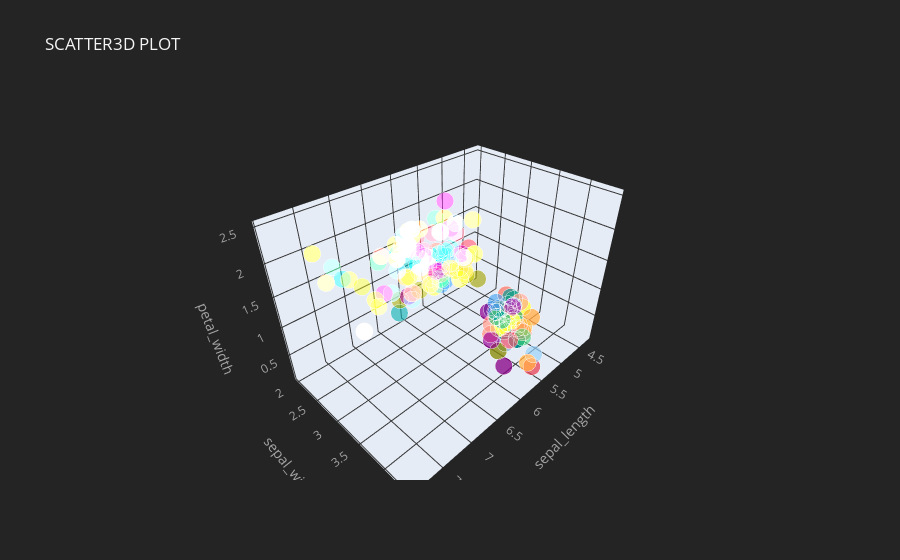

The code cell stored with this chart in its notebook:
### Code cell
df.iplot(kind='scatter3d',x='sepal_length',y='sepal_width',z='petal_width',title='SCATTER3D PLOT',xTitle='sepal_length',yTitle='sepal_width',zTitle='petal_width')

### Figure 1 — Plotly figure (JSON) as saved in the notebook; plotly's stock layout.template omitted (floating-point values rounded to 4 significant figures; data arrays with more than 128 entries replaced by an {"elided": "..."} marker saying what was removed)
{"data": [{"marker": {"color": {"elided": "150 str values"}, "opacity": 0.8, "size": {"elided": "150 int values"}, "symbol": "circle"}, "mode": "markers", "text": {"elided": "150 str values"}, "type": "scatter3d", "x": {"elided": "150 float values"}, "y": {"elided": "150 float values"}, "z": {"elided": "150 float values"}}], "layout": {"legend": {"bgcolor": "#242424", "font": {"color": "#F4F4F4"}}, "paper_bgcolor": "#242424", "plot_bgcolor": "#242424", "scene": {"xaxis": {"gridcolor": "#343434", "showgrid": true, "tickfont": {"color": "#A4A4A4"}, "title": {"font": {"color": "#A4A4A4"}, "text": "sepal_length"}, "zerolinecolor": "#343434"}, "yaxis": {"gridcolor": "#343434", "showgrid": true, "tickfont": {"color": "#A4A4A4"}, "title": {"font": {"color": "#A4A4A4"}, "text": "sepal_width"}, "zerolinecolor": "#343434"}, "zaxis": {"gridcolor": "#343434", "showgrid": true, "tickfont": {"color": "#A4A4A4"}, "title": {"font": {"color": "#A4A4A4"}, "text": "petal_width"}, "zerolinecolor": "#343434"}}, "title": {"font": {"color": "#F4F4F4"}, "text": "SCATTER3D PLOT"}}}
